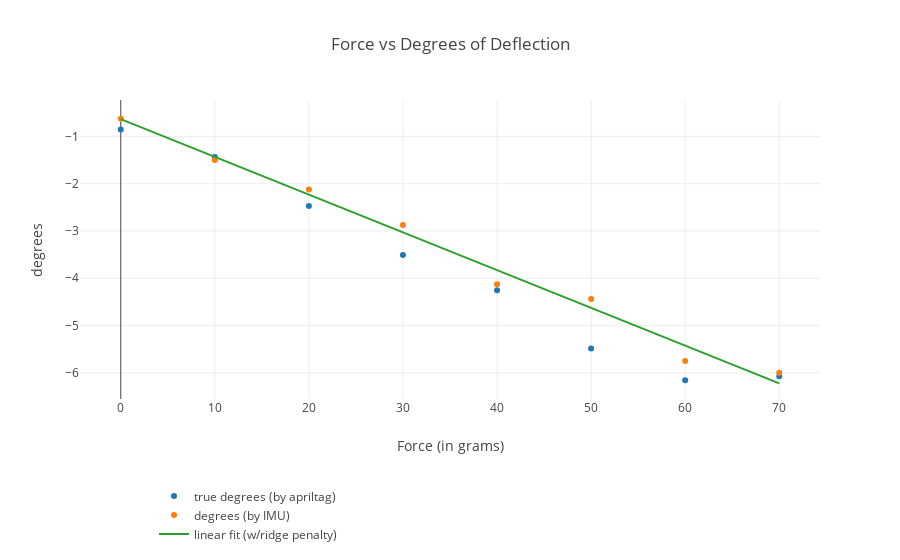

Write notebook code for a chart like this one.
### Code cell
data = [trace1, trace0, trace2]

layout = go.Layout(
    title='Force vs Degrees of Deflection',
    yaxis=dict(title='degrees'),
    xaxis=dict(title='Force (in grams)'),
    legend=dict(x=.1, y=-.5) )

fig = go.Figure(data=data, layout=layout)
# Plot and embed in ipython notebook!

print('Coefficients: \n', regr.coef_)
print("Mean squared error: %.2f" % mean_squared_error(yIMU, yPred))
print('Variance score (ideal 1): %.2f' % r2_score(yIMU, yPred)) 
po.iplot(fig)
#po.plot(fig, filename='temp_plot.html')

### Figure 1 — Plotly figure (JSON) as saved in the notebook; plotly's stock layout.template omitted (floating-point values rounded to 4 significant figures)
{"data": [{"mode": "markers", "name": "true degrees (by apriltag)", "type": "scatter", "x": [0, 10, 20, 30, 40, 50, 60, 70], "y": [-0.8555, -1.437, -2.47, -3.506, -4.255, -5.484, -6.159, -6.074]}, {"mode": "markers", "name": "degrees (by IMU)", "type": "scatter", "x": [0, 10, 20, 30, 40, 50, 60, 70], "y": [-0.625, -1.5, -2.125, -2.875, -4.125, -4.438, -5.75, -6]}, {"name": "linear fit (w/ridge penalty)", "type": "scatter", "x": [0, 3.684, 7.368, 11.05, 14.74, 18.42, 22.11, 25.79, 29.47, 33.16, 36.84, 40.53, 44.21, 47.89, 51.58, 55.26, 58.95, 62.63, 66.32, 70], "y": [-0.6354, -0.9296, -1.224, -1.518, -1.812, -2.106, -2.4, -2.694, -2.988, -3.283, -3.577, -3.871, -4.165, -4.459, -4.753, -5.047, -5.342, -5.636, -5.93, -6.224]}], "layout": {"legend": {"x": 0.1, "y": -0.5}, "title": "Force vs Degrees of Deflection", "xaxis": {"title": "Force (in grams)"}, "yaxis": {"title": "degrees"}}}
